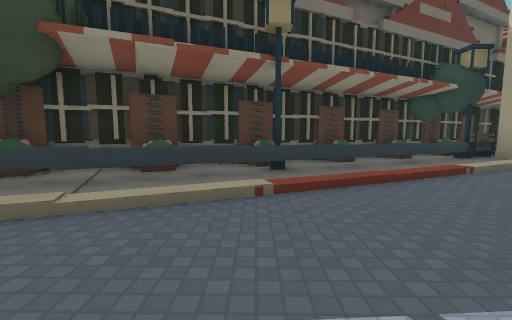
view 1 (above)

16 first-person views from a walk through a level from a Godot 3-D game. The camera is 1.2 m above the floor, tilts 6° down and sees 90° across. The floor is counted in squares, 2 m on a side. Each view is taken from the middle of a square. On the plan, view 1 faces up. The plan holds only what a view shows up to about 9 squares ahead; the rest is blank. The place goes on beyond the plan. Surface patterns are stand-ins for the level's own textures.

view 2
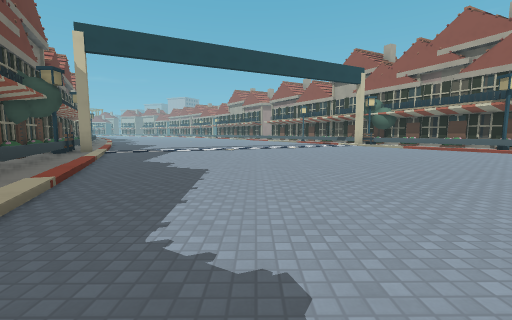

view 3
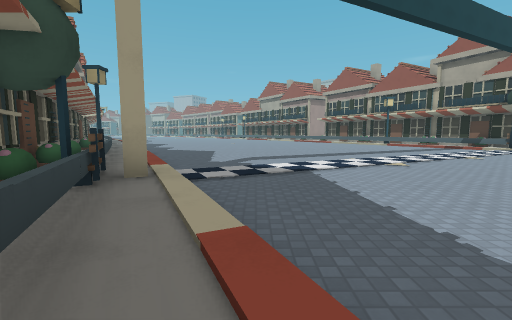

view 4
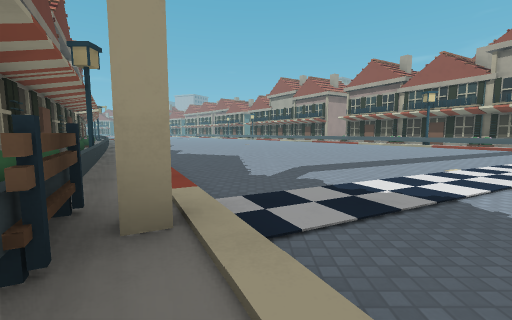

view 5
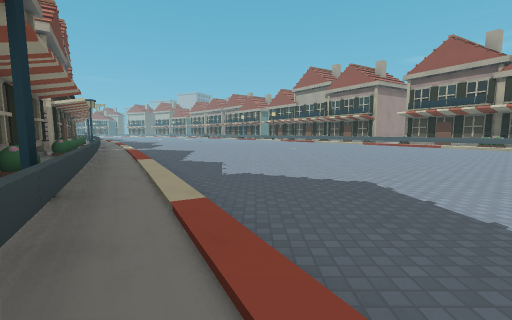

view 6
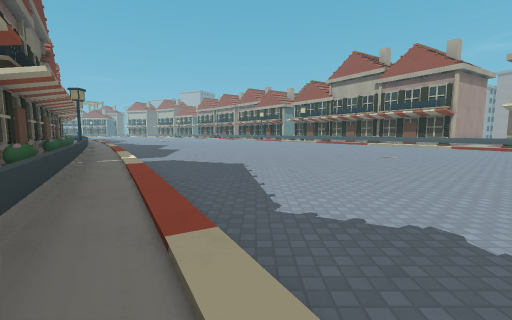

view 7
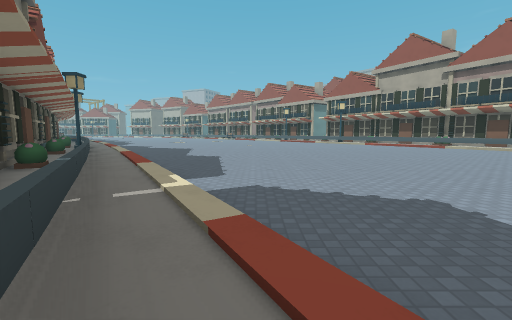

view 8
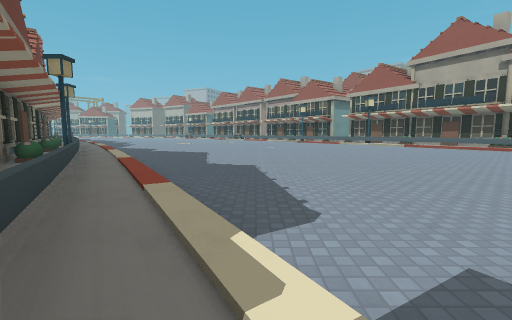

view 9
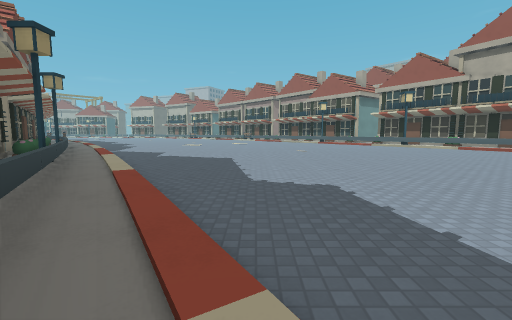

view 10
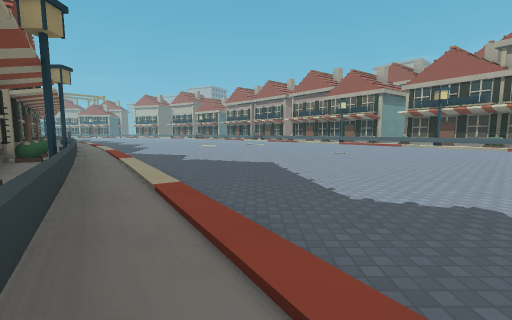

view 11
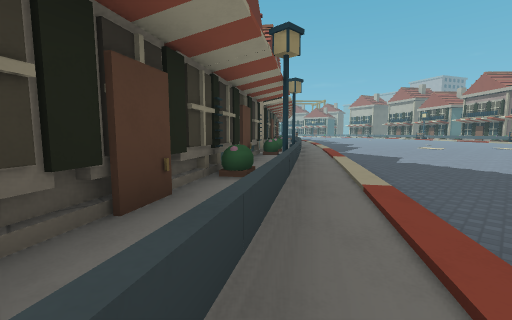

view 12
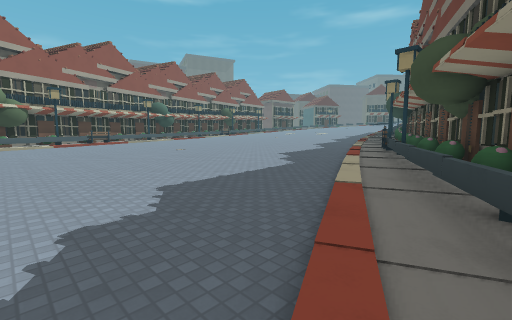

view 13
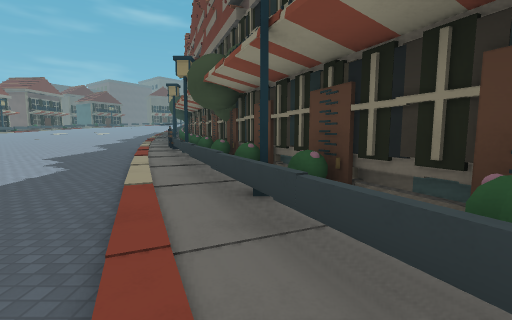

view 14
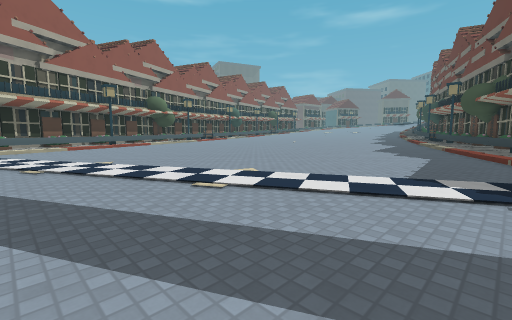

view 15
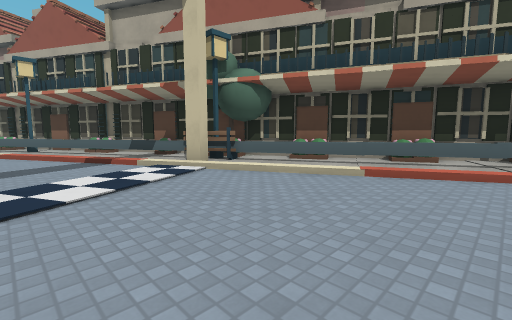

view 16
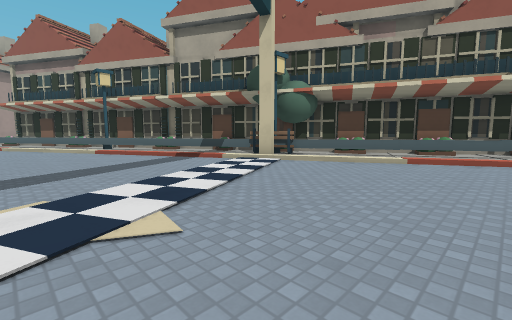

### Floor plan
Key: @ floor where view 1 was taken; # wall or solid block; . main floor; : floor 0.25 m higher than the main floor; / step, stairs or slope; = window, fence, low wall or low ledge; ^ raised ledge.
Columns run from 6 left of view 1 to 30 right of it. Each row starts with its distance up from view 1.
 22                                   ##
 21                                  ##=
 20                                ###=.
 19                               ##==./
 18                              ##==./.
 17                            ###=./....
 16                           ##==./.....
 15                         ###=./.......
 14                       ###=.//........
 13                      ##==./.........
 12                    ###=./...........
 11                  ###=.//............
 10                 ##==./..............
  9              ####=./................
  8            ###==./..................
  7          ###==./....................
  6        ###=##//.....................
  5      ###==.//......................
  4    ###==.//......................
  3 ####==//.................... ..
  2 #==::/.................. ...
  1 =://....................  ..
  0 //....@.................
 -1 :::......................
 -2 :::..................../.
 -3 ::: .................//.=^
 -4 ::  ...............//.=###
 -5      ............//.==##
 -6       .........//##=###
 -7         .....//.==###
 -8         .. //.==###

Where each view was taken, in squares from view 1:
view 1: 0 up, 0 right, facing up
view 2: 0 up, 3 left, facing right
view 3: 4 up, 2 right, facing right
view 4: 5 up, 4 right, facing right
view 5: 7 up, 8 right, facing right
view 6: 9 up, 12 right, facing right
view 7: 11 up, 15 right, facing right
view 8: 12 up, 17 right, facing right
view 9: 13 up, 19 right, facing right
view 10: 14 up, 20 right, facing right
view 11: 14 up, 20 right, facing up-right
view 12: 4 up, 3 right, facing down-left
view 13: 4 up, 3 right, facing left
view 14: 4 up, 10 right, facing down-left
view 15: 3 down, 7 right, facing down-right
view 16: 1 down, 7 right, facing down-right
